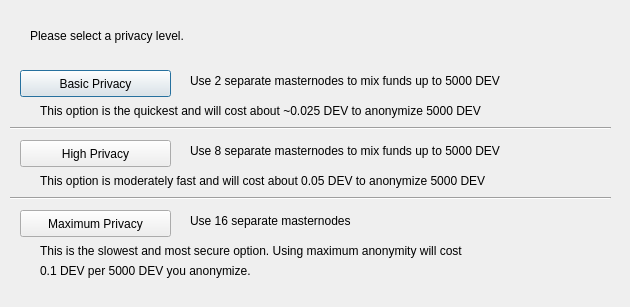
<?xml version="1.0" encoding="UTF-8"?>
<ui version="4.0">
 <class>ObfuscationConfig</class>
 <widget class="QDialog" name="ObfuscationConfig">
  <property name="geometry">
   <rect>
    <x>0</x>
    <y>0</y>
    <width>630</width>
    <height>307</height>
   </rect>
  </property>
  <property name="windowTitle">
   <string>Configure Obfuscation</string>
  </property>
  <widget class="QPushButton" name="buttonBasic">
   <property name="geometry">
    <rect>
     <x>20</x>
     <y>70</y>
     <width>151</width>
     <height>27</height>
    </rect>
   </property>
   <property name="text">
    <string>Basic Privacy</string>
   </property>
  </widget>
  <widget class="QPushButton" name="buttonHigh">
   <property name="geometry">
    <rect>
     <x>20</x>
     <y>140</y>
     <width>151</width>
     <height>27</height>
    </rect>
   </property>
   <property name="text">
    <string>High Privacy</string>
   </property>
  </widget>
  <widget class="QPushButton" name="buttonMax">
   <property name="geometry">
    <rect>
     <x>20</x>
     <y>210</y>
     <width>151</width>
     <height>27</height>
    </rect>
   </property>
   <property name="text">
    <string>Maximum Privacy</string>
   </property>
  </widget>
  <widget class="QLabel" name="label">
   <property name="geometry">
    <rect>
     <x>30</x>
     <y>20</y>
     <width>571</width>
     <height>31</height>
    </rect>
   </property>
   <property name="text">
    <string>Please select a privacy level.</string>
   </property>
  </widget>
  <widget class="QLabel" name="label_2">
   <property name="geometry">
    <rect>
     <x>190</x>
     <y>70</y>
     <width>421</width>
     <height>21</height>
    </rect>
   </property>
   <property name="text">
    <string>Use 2 separate masternodes to mix funds up to 5000 DEV</string>
   </property>
  </widget>
  <widget class="QLabel" name="label_3">
   <property name="geometry">
    <rect>
     <x>190</x>
     <y>140</y>
     <width>411</width>
     <height>21</height>
    </rect>
   </property>
   <property name="text">
    <string>Use 8 separate masternodes to mix funds up to 5000 DEV</string>
   </property>
  </widget>
  <widget class="QLabel" name="label_4">
   <property name="geometry">
    <rect>
     <x>190</x>
     <y>210</y>
     <width>421</width>
     <height>21</height>
    </rect>
   </property>
   <property name="text">
    <string>Use 16 separate masternodes</string>
   </property>
  </widget>
  <widget class="QLabel" name="label_6">
   <property name="geometry">
    <rect>
     <x>40</x>
     <y>100</y>
     <width>561</width>
     <height>21</height>
    </rect>
   </property>
   <property name="text">
    <string>This option is the quickest and will cost about ~0.025 DEV to anonymize 5000 DEV</string>
   </property>
  </widget>
  <widget class="QLabel" name="label_7">
   <property name="geometry">
    <rect>
     <x>40</x>
     <y>170</y>
     <width>561</width>
     <height>21</height>
    </rect>
   </property>
   <property name="text">
    <string>This option is moderately fast and will cost about 0.05 DEV to anonymize 5000 DEV</string>
   </property>
  </widget>
  <widget class="QLabel" name="label_8">
   <property name="geometry">
    <rect>
     <x>40</x>
     <y>240</y>
     <width>561</width>
     <height>21</height>
    </rect>
   </property>
   <property name="text">
    <string>This is the slowest and most secure option. Using maximum anonymity will cost</string>
   </property>
  </widget>
  <widget class="QLabel" name="label_9">
   <property name="geometry">
    <rect>
     <x>40</x>
     <y>260</y>
     <width>561</width>
     <height>21</height>
    </rect>
   </property>
   <property name="text">
    <string>0.1 DEV per 5000 DEV you anonymize.</string>
   </property>
  </widget>
  <widget class="Line" name="line">
   <property name="geometry">
    <rect>
     <x>10</x>
     <y>120</y>
     <width>601</width>
     <height>16</height>
    </rect>
   </property>
   <property name="orientation">
    <enum>Qt::Horizontal</enum>
   </property>
  </widget>
  <widget class="Line" name="line_2">
   <property name="geometry">
    <rect>
     <x>10</x>
     <y>190</y>
     <width>601</width>
     <height>16</height>
    </rect>
   </property>
   <property name="orientation">
    <enum>Qt::Horizontal</enum>
   </property>
  </widget>
 </widget>
 <resources/>
 <connections/>
</ui>
